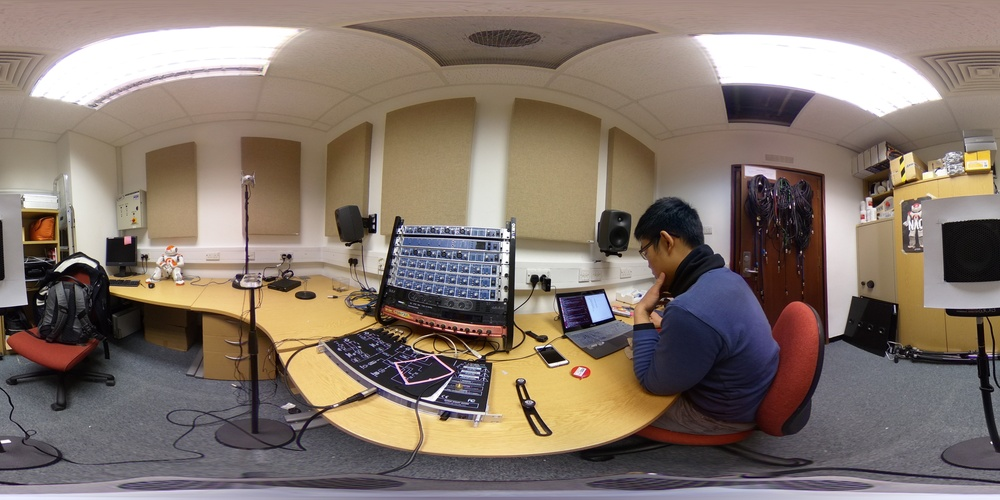
#> input picture deprecated/180 degrees at 30cm.jpg, 1000 x 500 px, shrunk from 5376 x 2688 before the run
$ python equirectangular_to_cube_old.py '180 degrees at 30cm.jpg'   (Python 2 division)
#> lines starting #> are read from the running program, lines starting #| are printed output that depends on the picture
import sys
from PIL import Image
from math import pi,sin,cos,tan,atan2,hypot,floor
from numpy import clip

# get x,y,z coords from out image pixels coords
# i,j are pixel coords
# face is face number
# edge is edge length
def outImgToXYZ(i,j,face,edge):
    a = 2.0*float(i)/edge
    b = 2.0*float(j)/edge
    if face==0: # back
        (x,y,z) = (-1.0, 1.0-a, 3.0 - b)
    elif face==1: # left
        (x,y,z) = (a-3.0, -1.0, 3.0 - b)
    elif face==2: # front
        (x,y,z) = (1.0, a - 5.0, 3.0 - b)
    elif face==3: # right
        (x,y,z) = (7.0-a, 1.0, 3.0 - b)
    elif face==4: # top
        (x,y,z) = (b-1.0, a -5.0, 1.0)
    elif face==5: # bottom
        (x,y,z) = (5.0-b, a-5.0, -1.0)
    return (x,y,z)

# convert using an inverse transformation
def convertBack(imgIn,imgOut):
    inSize = imgIn.size
    outSize = imgOut.size
    inPix = imgIn.load()
    outPix = imgOut.load()
    edge = inSize[0]/4   # the length of each edge in pixels
    for i in range(outSize[0]):
        face = int(i/edge) # 0 - back, 1 - left 2 - front, 3 - right
        if face==2:
            rng = range(0,edge*3)
        else:
            rng = range(edge,edge*2)

        for j in rng:
            if j<edge:
                face2 = 4 # top
            elif j>=2*edge:
                face2 = 5 # bottom
            else:
                face2 = face

            (x,y,z) = outImgToXYZ(i,j,face2,edge)
            theta = atan2(y,x) # range -pi to pi
            r = hypot(x,y)
            phi = atan2(z,r) # range -pi/2 to pi/2
            # source img coords
            uf = ( 2.0*edge*(theta + pi)/pi )
            vf = ( 2.0*edge * (pi/2 - phi)/pi)
            # Use bilinear interpolation between the four surrounding pixels
            ui = floor(uf)  # coord of pixel to bottom left
            vi = floor(vf)
            u2 = ui+1       # coords of pixel to top right
            v2 = vi+1
            mu = uf-ui      # fraction of way across pixel
            nu = vf-vi
            # Pixel values of four corners
            A = inPix[ui % inSize[0],clip(vi,0,inSize[1]-1)]
            B = inPix[u2 % inSize[0],clip(vi,0,inSize[1]-1)]
            C = inPix[ui % inSize[0],clip(v2,0,inSize[1]-1)]
            D = inPix[u2 % inSize[0],clip(v2,0,inSize[1]-1)]
            # interpolate
            (r,g,b) = (
              A[0]*(1-mu)*(1-nu) + B[0]*(mu)*(1-nu) + C[0]*(1-mu)*nu+D[0]*mu*nu,
              A[1]*(1-mu)*(1-nu) + B[1]*(mu)*(1-nu) + C[1]*(1-mu)*nu+D[1]*mu*nu,
              A[2]*(1-mu)*(1-nu) + B[2]*(mu)*(1-nu) + C[2]*(1-mu)*nu+D[2]*mu*nu )

            outPix[i,j] = (int(round(r)),int(round(g)),int(round(b)))

imgIn = Image.open(sys.argv[1])
#> imgIn is the input picture: PIL image 1000x500 RGB; mean R, G, B 132.6, 118.3, 108.2
inSize = imgIn.size
#> inSize = (1000, 500)
imgOut = Image.new("RGB",(inSize[0],inSize[0]*3/4),"black")
#> imgOut: PIL image 1000x750 RGB; every value is 0
convertBack(imgIn,imgOut)
imgOut.save(sys.argv[1].split('.')[0]+"Out2.png")
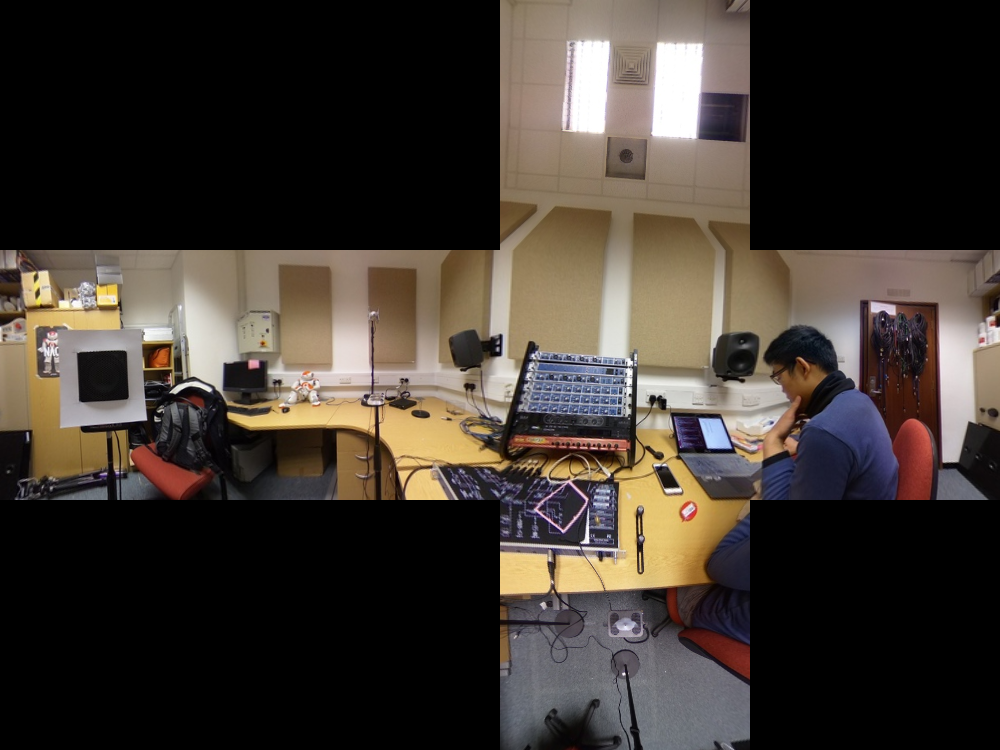
#> saved as 180 degrees at 30cmOut2.png: PIL image 1000x750 RGB; mean R, G, B 62.8, 55.2, 48.5
imgOut.show()

# https://stackoverflow.com/questions/29678510/convert-21-equirectangular-panorama-to-cube-map
# https://developers.theta360.com/en/forums/viewtopic.php?f=4&t=1981


# Use Convert360 command instead: https://github.com/MateusZitelli/convert360
# Fix OpenGL Problem: https://stackoverflow.com/questions/26700719/pyopengl-glutinit-nullfunctionerror

# Alternative: https://pypi.python.org/pypi/sphere2cube
